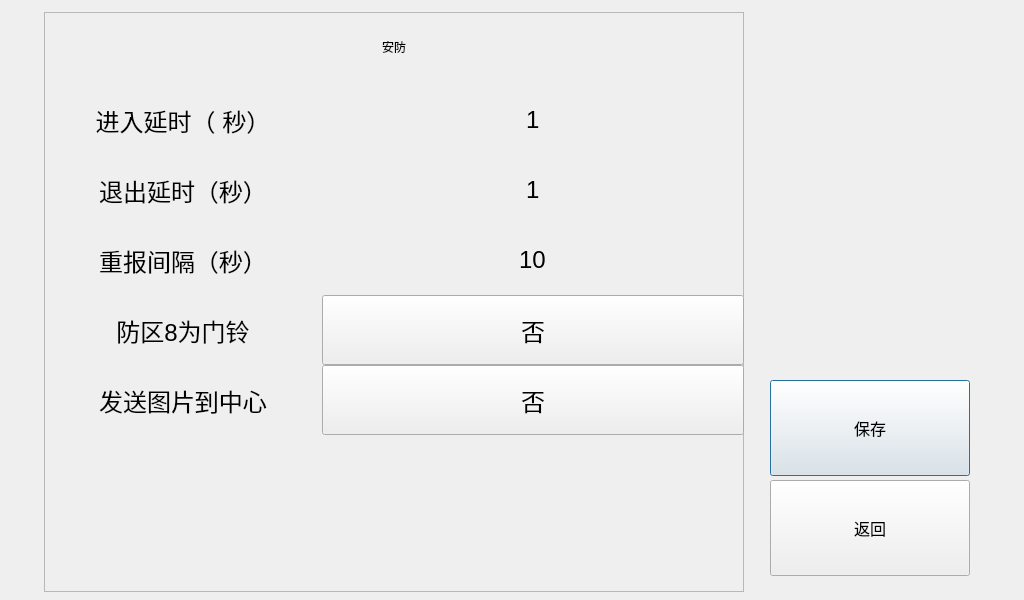
<?xml version="1.0" encoding="UTF-8"?>
<ui version="4.0">
 <class>SecurityParamSetDialog</class>
 <widget class="QDialog" name="SecurityParamSetDialog">
  <property name="geometry">
   <rect>
    <x>0</x>
    <y>0</y>
    <width>1024</width>
    <height>600</height>
   </rect>
  </property>
  <property name="windowTitle">
   <string>Dialog</string>
  </property>
  <widget class="CommonPushButton" name="pushButtonSecParaSetSave">
   <property name="geometry">
    <rect>
     <x>770</x>
     <y>380</y>
     <width>200</width>
     <height>96</height>
    </rect>
   </property>
   <property name="font">
    <font>
     <family>AlArabiya</family>
     <pointsize>12</pointsize>
    </font>
   </property>
   <property name="text">
    <string>保存</string>
   </property>
  </widget>
  <widget class="CommonPushButton" name="pushButtonSecParaSetReturn">
   <property name="geometry">
    <rect>
     <x>770</x>
     <y>480</y>
     <width>200</width>
     <height>96</height>
    </rect>
   </property>
   <property name="font">
    <font>
     <family>AlArabiya</family>
     <pointsize>12</pointsize>
    </font>
   </property>
   <property name="text">
    <string>返回</string>
   </property>
  </widget>
  <widget class="QFrame" name="framePanel">
   <property name="geometry">
    <rect>
     <x>44</x>
     <y>12</y>
     <width>700</width>
     <height>580</height>
    </rect>
   </property>
   <property name="frameShape">
    <enum>QFrame::StyledPanel</enum>
   </property>
   <property name="frameShadow">
    <enum>QFrame::Raised</enum>
   </property>
  </widget>
  <widget class="QFrame" name="frameSecuritySetting">
   <property name="geometry">
    <rect>
     <x>44</x>
     <y>12</y>
     <width>700</width>
     <height>580</height>
    </rect>
   </property>
   <property name="styleSheet">
    <string notr="true"/>
   </property>
   <property name="frameShape">
    <enum>QFrame::NoFrame</enum>
   </property>
   <property name="frameShadow">
    <enum>QFrame::Raised</enum>
   </property>
  </widget>
  <widget class="QLabel" name="label_title">
   <property name="geometry">
    <rect>
     <x>139</x>
     <y>22</y>
     <width>510</width>
     <height>50</height>
    </rect>
   </property>
   <property name="styleSheet">
    <string notr="true"/>
   </property>
   <property name="text">
    <string>安防</string>
   </property>
   <property name="alignment">
    <set>Qt::AlignCenter</set>
   </property>
  </widget>
  <widget class="QLabel" name="label_securityset_1">
   <property name="geometry">
    <rect>
     <x>44</x>
     <y>85</y>
     <width>278</width>
     <height>70</height>
    </rect>
   </property>
   <property name="font">
    <font>
     <pointsize>-1</pointsize>
     <weight>50</weight>
     <italic>false</italic>
     <bold>false</bold>
    </font>
   </property>
   <property name="styleSheet">
    <string notr="true">font: 24px;</string>
   </property>
   <property name="text">
    <string>进入延时（ 秒）</string>
   </property>
   <property name="alignment">
    <set>Qt::AlignCenter</set>
   </property>
  </widget>
  <widget class="QLabel" name="label_securityset_2">
   <property name="geometry">
    <rect>
     <x>44</x>
     <y>155</y>
     <width>278</width>
     <height>70</height>
    </rect>
   </property>
   <property name="font">
    <font>
     <pointsize>-1</pointsize>
     <weight>50</weight>
     <italic>false</italic>
     <bold>false</bold>
    </font>
   </property>
   <property name="styleSheet">
    <string notr="true">font: 24px;</string>
   </property>
   <property name="text">
    <string>退出延时（秒）</string>
   </property>
   <property name="alignment">
    <set>Qt::AlignCenter</set>
   </property>
  </widget>
  <widget class="QLabel" name="label_securityset_3">
   <property name="geometry">
    <rect>
     <x>44</x>
     <y>225</y>
     <width>278</width>
     <height>70</height>
    </rect>
   </property>
   <property name="font">
    <font>
     <pointsize>-1</pointsize>
     <weight>50</weight>
     <italic>false</italic>
     <bold>false</bold>
    </font>
   </property>
   <property name="styleSheet">
    <string notr="true">font: 24px;</string>
   </property>
   <property name="text">
    <string>重报间隔（秒）</string>
   </property>
   <property name="alignment">
    <set>Qt::AlignCenter</set>
   </property>
  </widget>
  <widget class="QLabel" name="label_securityset_4">
   <property name="geometry">
    <rect>
     <x>44</x>
     <y>295</y>
     <width>278</width>
     <height>70</height>
    </rect>
   </property>
   <property name="font">
    <font>
     <pointsize>-1</pointsize>
     <weight>50</weight>
     <italic>false</italic>
     <bold>false</bold>
    </font>
   </property>
   <property name="styleSheet">
    <string notr="true">font: 24px;</string>
   </property>
   <property name="text">
    <string>防区8为门铃</string>
   </property>
   <property name="alignment">
    <set>Qt::AlignCenter</set>
   </property>
  </widget>
  <widget class="QLabel" name="label_securityset_5">
   <property name="geometry">
    <rect>
     <x>44</x>
     <y>365</y>
     <width>278</width>
     <height>70</height>
    </rect>
   </property>
   <property name="font">
    <font>
     <pointsize>-1</pointsize>
     <weight>50</weight>
     <italic>false</italic>
     <bold>false</bold>
    </font>
   </property>
   <property name="styleSheet">
    <string notr="true">font: 24px;</string>
   </property>
   <property name="text">
    <string>发送图片到中心</string>
   </property>
   <property name="alignment">
    <set>Qt::AlignCenter</set>
   </property>
  </widget>
  <widget class="MyLineEdit" name="lineEditEnterDelay">
   <property name="geometry">
    <rect>
     <x>322</x>
     <y>85</y>
     <width>422</width>
     <height>70</height>
    </rect>
   </property>
   <property name="font">
    <font>
     <pointsize>-1</pointsize>
     <weight>50</weight>
     <italic>false</italic>
     <bold>false</bold>
    </font>
   </property>
   <property name="focusPolicy">
    <enum>Qt::ClickFocus</enum>
   </property>
   <property name="styleSheet">
    <string notr="true">border: 0px;
background-color: transparent;
font: 24px</string>
   </property>
   <property name="text">
    <string>1</string>
   </property>
   <property name="maxLength">
    <number>10</number>
   </property>
   <property name="alignment">
    <set>Qt::AlignCenter</set>
   </property>
  </widget>
  <widget class="MyLineEdit" name="lineEditExitDelay">
   <property name="geometry">
    <rect>
     <x>322</x>
     <y>155</y>
     <width>422</width>
     <height>70</height>
    </rect>
   </property>
   <property name="font">
    <font>
     <pointsize>-1</pointsize>
     <weight>50</weight>
     <italic>false</italic>
     <bold>false</bold>
    </font>
   </property>
   <property name="focusPolicy">
    <enum>Qt::ClickFocus</enum>
   </property>
   <property name="styleSheet">
    <string notr="true">border: 0px;
background-color: transparent;
font: 24px</string>
   </property>
   <property name="text">
    <string>1</string>
   </property>
   <property name="maxLength">
    <number>10</number>
   </property>
   <property name="alignment">
    <set>Qt::AlignCenter</set>
   </property>
  </widget>
  <widget class="MyLineEdit" name="lineEditRepeatAlarmFilterInterval">
   <property name="geometry">
    <rect>
     <x>322</x>
     <y>225</y>
     <width>422</width>
     <height>70</height>
    </rect>
   </property>
   <property name="font">
    <font>
     <pointsize>-1</pointsize>
     <weight>50</weight>
     <italic>false</italic>
     <bold>false</bold>
    </font>
   </property>
   <property name="focusPolicy">
    <enum>Qt::ClickFocus</enum>
   </property>
   <property name="styleSheet">
    <string notr="true">border: 0px;
background-color: transparent;
font: 24px</string>
   </property>
   <property name="text">
    <string>10</string>
   </property>
   <property name="maxLength">
    <number>10</number>
   </property>
   <property name="alignment">
    <set>Qt::AlignCenter</set>
   </property>
  </widget>
  <widget class="CommonPushButton" name="pushButtonSecParaSetDefense">
   <property name="geometry">
    <rect>
     <x>322</x>
     <y>295</y>
     <width>422</width>
     <height>70</height>
    </rect>
   </property>
   <property name="focusPolicy">
    <enum>Qt::StrongFocus</enum>
   </property>
   <property name="styleSheet">
    <string notr="true">font: 24px</string>
   </property>
   <property name="text">
    <string>否</string>
   </property>
  </widget>
  <widget class="CommonPushButton" name="pushButtonSecParaSetSendPic">
   <property name="geometry">
    <rect>
     <x>322</x>
     <y>365</y>
     <width>422</width>
     <height>70</height>
    </rect>
   </property>
   <property name="focusPolicy">
    <enum>Qt::StrongFocus</enum>
   </property>
   <property name="styleSheet">
    <string notr="true">font: 24px</string>
   </property>
   <property name="text">
    <string>否</string>
   </property>
  </widget>
 </widget>
 <customwidgets>
  <customwidget>
   <class>CommonPushButton</class>
   <extends>QPushButton</extends>
   <header>commonpushbutton.h</header>
  </customwidget>
  <customwidget>
   <class>MyLineEdit</class>
   <extends>QLineEdit</extends>
   <header>mylineedit.h</header>
  </customwidget>
 </customwidgets>
 <tabstops>
  <tabstop>pushButtonSecParaSetSave</tabstop>
 </tabstops>
 <resources/>
 <connections/>
</ui>
